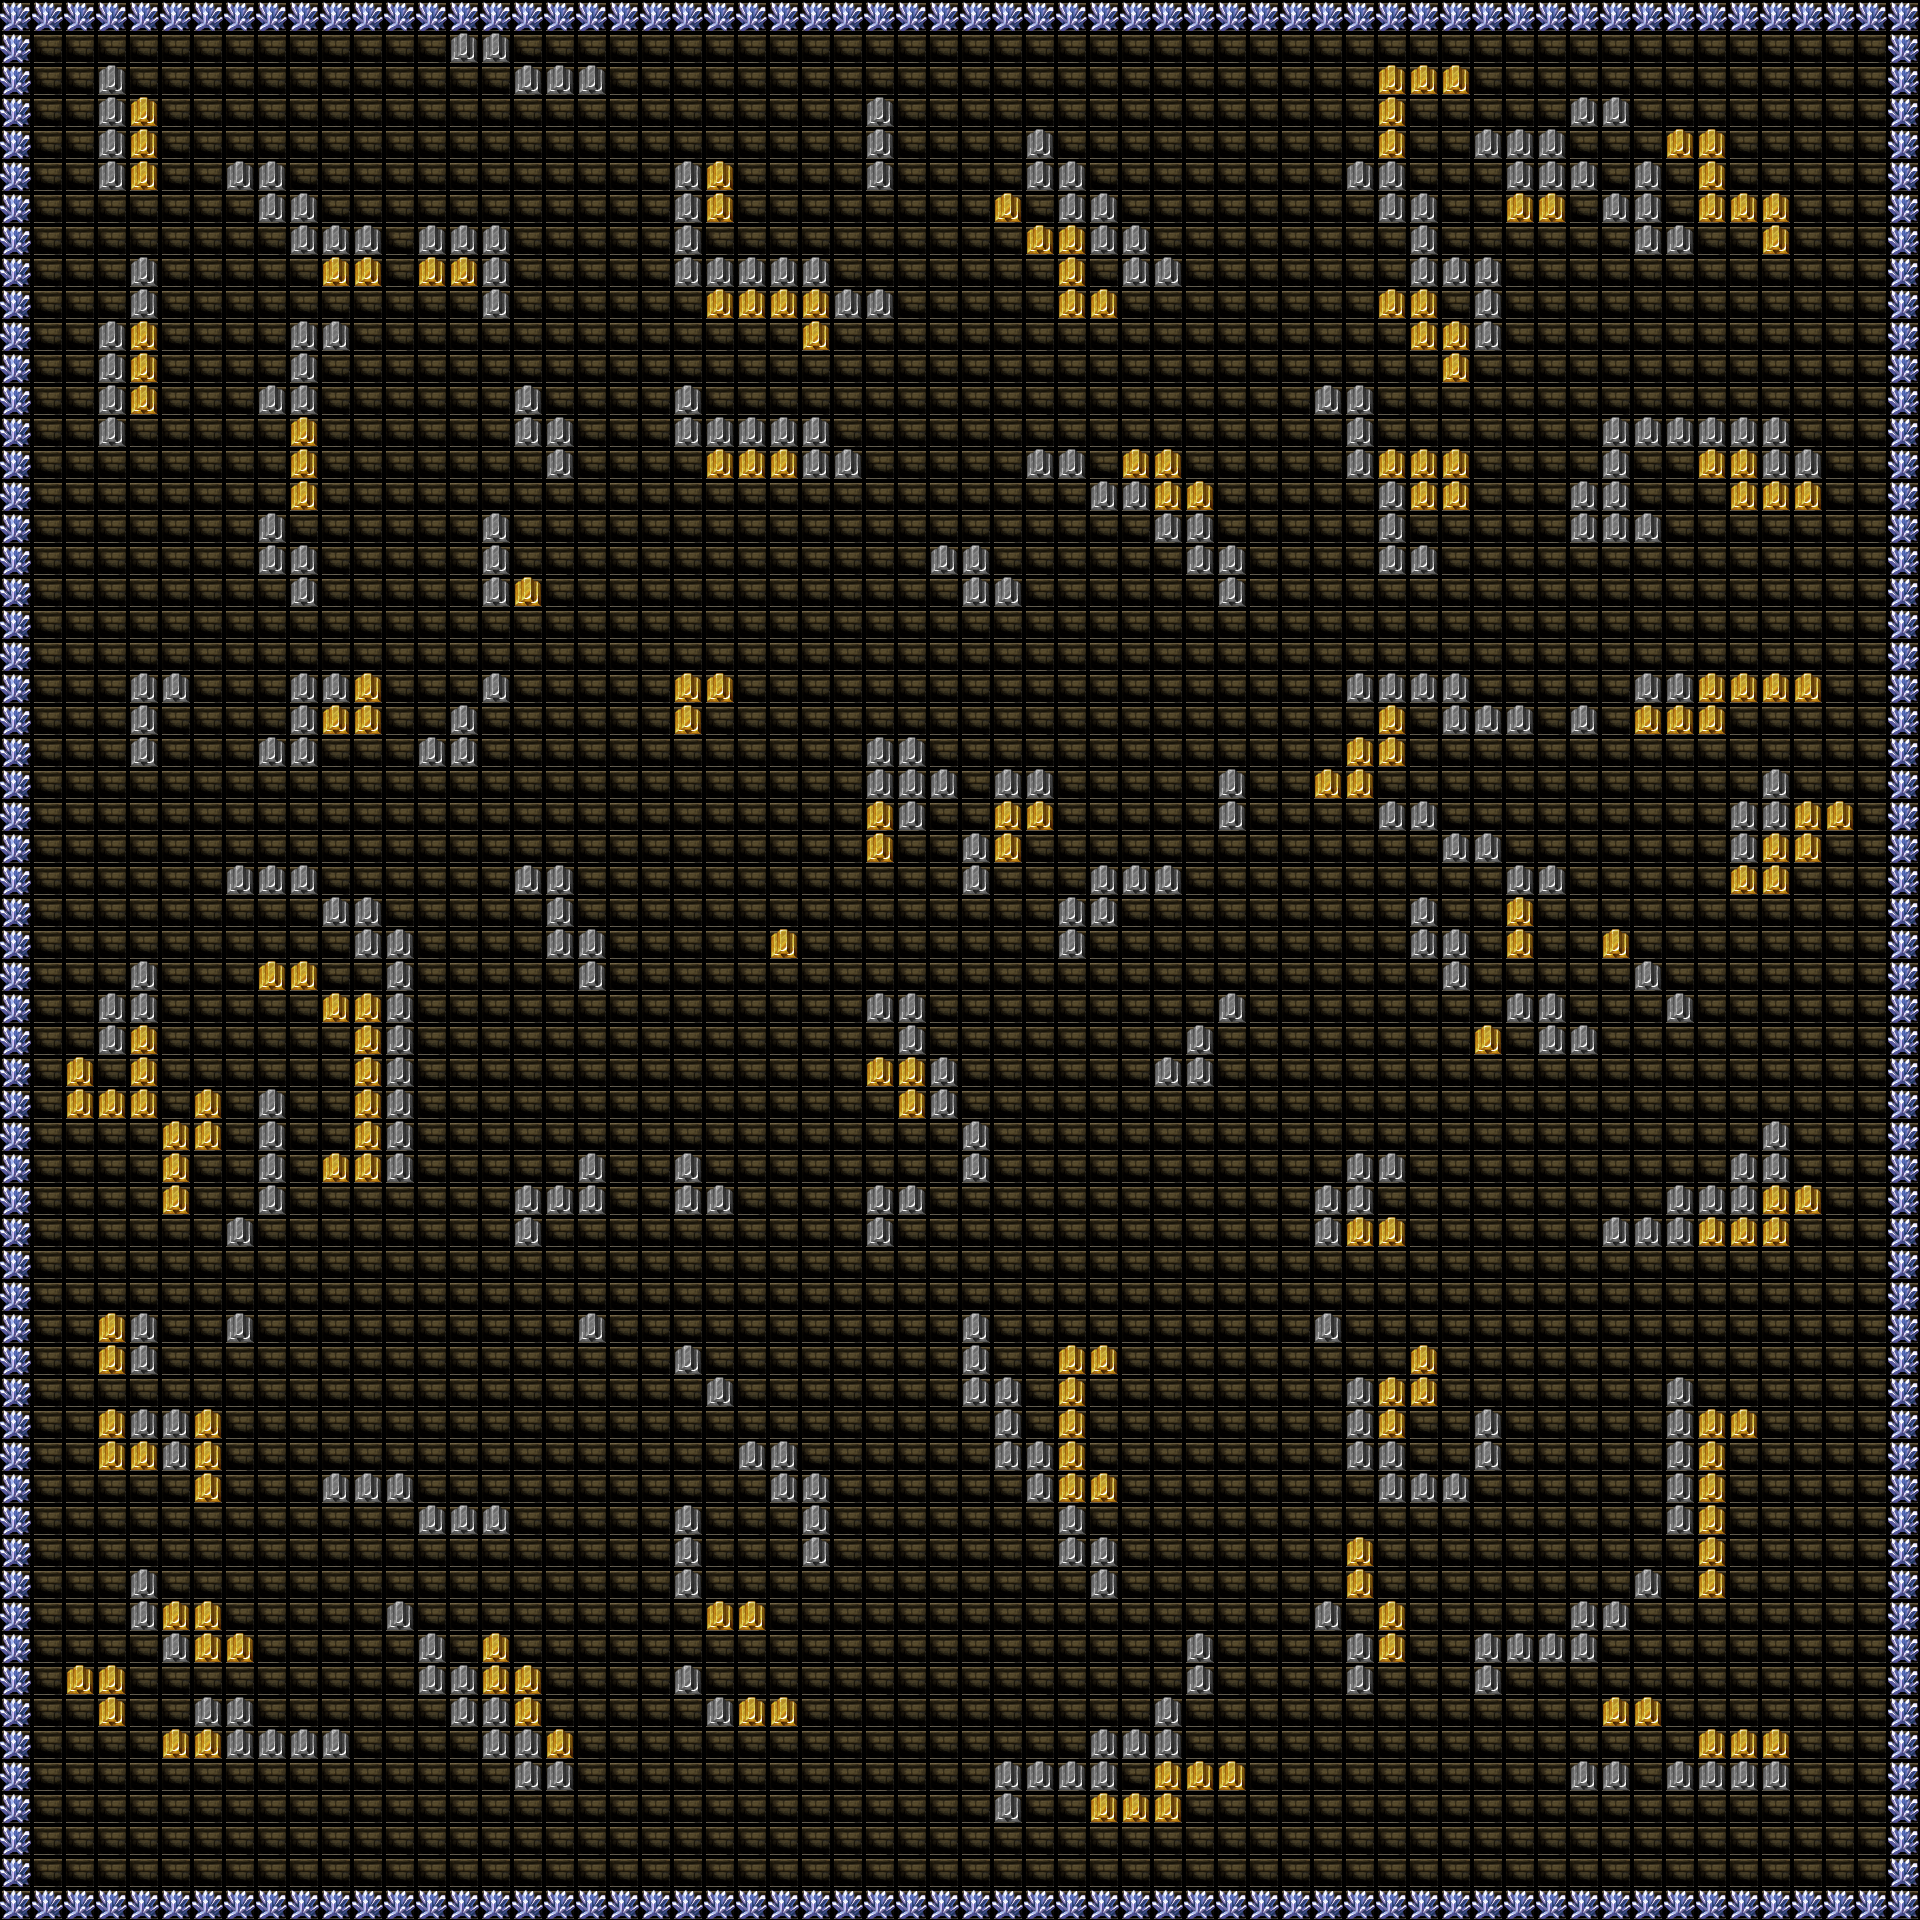

This game map was drawn from its Tiled (.tmx) file and the tilesets committed beside it. A one-line description and the trimmed map source follow:
An orthogonal 60x60 tile map with 32x32 px tiles, 2 tile layers (Tile Layer 1, Fore), 3 tilesets.

<map version="1.0" orientation="orthogonal" width="60" height="60" tilewidth="32" tileheight="32">
 <tileset firstgid="1" name="NewTileset" tilewidth="32" tileheight="32">
  <image source="../tile5.png" width="512" height="512" />
  <tile id="117">
   <properties>
    <property name="blocked" value="" />
   </properties>
  </tile>
  <tile id="186">
   <properties>
    <property name="blocked" value="" />
   </properties>
  </tile>
  <tile id="202">
   <properties>
    <property name="blocked" value="" />
    <property name="destroyable" value="" />
   </properties>
  </tile>
 </tileset>
 <tileset firstgid="257" name="TileB" tilewidth="32" tileheight="32">
  <image source="../TileB.png" width="512" height="512" />
 </tileset>
 <tileset firstgid="513" name="tileset" tilewidth="32" tileheight="32">
  <image source="../tileset.png" width="512" height="512" />
 </tileset>
 <layer name="Tile Layer 1" width="60" height="60">
  <data>[3600 cells, 3600 non-empty, 1 distinct tile ids]</data>
 </layer>
 <layer name="Fore" width="60" height="60">
  <data>[3600 cells, 780 non-empty, 3 distinct tile ids]</data>
 </layer>
</map>
